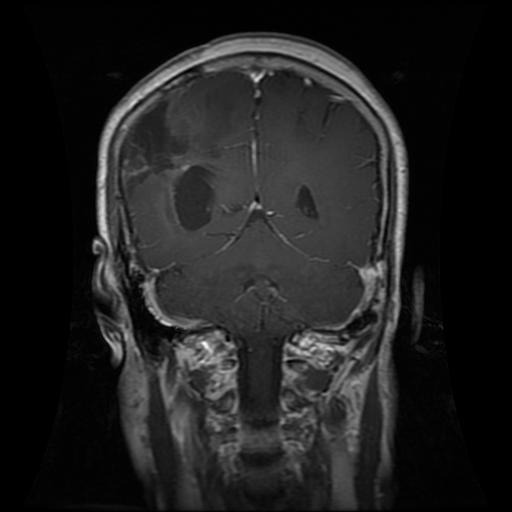
#> input picture Machine_Vision/Lab_2/Tumour.jpg, 512 x 512 px
$ python Compare.py
#> lines starting #> are read from the running program, lines starting #| are printed output that depends on the picture
from google import genai
import os
import cv2
import base64

class BrainTumorAnalyzer:
    def __init__(self, api_key):
        self.client = genai.Client(api_key=api_key)

    def preprocess_image(self, image_path):
        """Preprocess MRI image"""
#> called with image_path = 'Tumour.jpg'
        img = cv2.imread(image_path, cv2.IMREAD_GRAYSCALE)
#> img is the input picture: shape (512, 512); min 0, max 255, mean 31.9

        if img is None:
            raise ValueError(f"Could not read image: {image_path}")

        # Apply CLAHE
        clahe = cv2.createCLAHE(clipLimit=2.0, tileGridSize=(8,8))
        enhanced = clahe.apply(img)
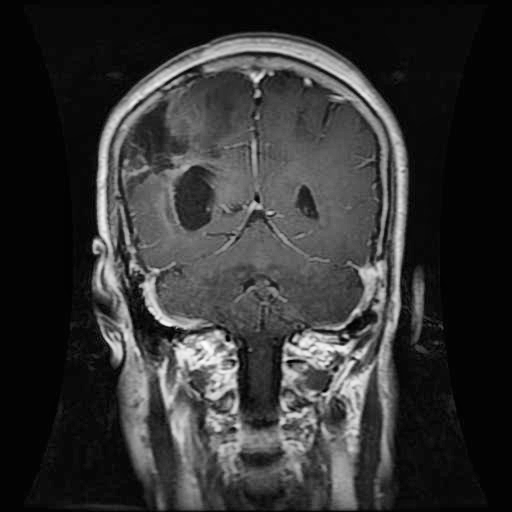
#> enhanced: shape (512, 512); min 0, max 255, mean 51.2

        # Denoise
        denoised = cv2.fastNlMeansDenoising(enhanced)
#> call 2 of preprocess_image, with image_path = 'NoTumour.jpg'
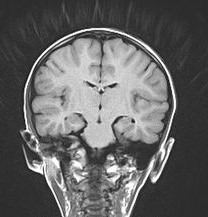
#> input picture Machine_Vision/Lab_2/NoTumour.jpg, 208 x 217 px
#> in preprocess_image, img is the input picture: shape (217, 208); min 11, max 255, mean 99.9
#> in preprocess_image (call 2), `enhanced = clahe.apply(img)`:
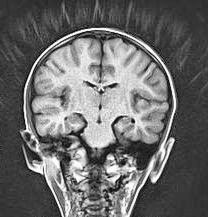
#> enhanced: shape (217, 208); min 6, max 255, mean 106.3

        # Save processed image
        base, ext = os.path.splitext(image_path)
        processed_path = f"{base}_processed{ext}"
        cv2.imwrite(processed_path, denoised)

        return processed_path

    def image_to_base64(self, image_path):
        """Convert image to base64 with mime type"""
        with open(image_path, 'rb') as f:
            image_bytes = f.read()

        image_b64 = base64.b64encode(image_bytes).decode('utf-8')
        ext = os.path.splitext(image_path)[1].lower()
        mime_type = 'image/jpeg' if ext in ['.jpg', '.jpeg'] else 'image/png'

        return image_b64, mime_type

    def compare_mri_images(self, image1_path, image2_path, preprocess=True):
        """Compare two MRI images for tumor presence"""
        try:
            # Preprocess images
            if preprocess:
                print("Preprocessing images...")
                img1 = self.preprocess_image(image1_path)
                img2 = self.preprocess_image(image2_path)
            else:
                img1 = image1_path
                img2 = image2_path

            print("Preparing images for analysis...")

            img1_b64, img1_mime = self.image_to_base64(img1)
            img2_b64, img2_mime = self.image_to_base64(img2)

            prompt = """
            You are given TWO brain MRI scans: Image A and Image B.

            Perform a detailed comparative analysis and answer clearly:

            1. Image Quality & Orientation
            2. Tumor Presence:
               - Does Image A show a brain tumor? (Yes / No / Uncertain)
               - Does Image B show a brain tumor? (Yes / No / Uncertain)
            3. If tumor present:
               - Location
               - Size (relative)
               - Shape and intensity
            4. Comparison:
               - Which image shows more severe abnormality?
            5. Final Conclusion:
               - Image A: Tumor / No Tumor
               - Image B: Tumor / No Tumor

            MEDICAL DISCLAIMER:
            This is an AI-based screening comparison for educational purposes only.
            Always consult a certified radiologist for medical diagnosis.
            """

            print("Sending comparison request to Gemini API...")

            response = self.client.models.generate_content(
                model='models/gemini-2.5-flash',
                contents={
                    "parts": [
                        {"text": prompt},
                        {
                            "inline_data": {
                                "mime_type": img1_mime,
                                "data": img1_b64
                            }
                        },
                        {
                            "inline_data": {
                                "mime_type": img2_mime,
                                "data": img2_b64
                            }
                        }
                    ]
                }
            )

            return {
                'success': True,
                'image_A_original': image1_path,
                'image_B_original': image2_path,
                'image_A_processed': img1 if preprocess else None,
                'image_B_processed': img2 if preprocess else None,
                'comparison_report': response.text
            }

        except Exception as e:
            import traceback
            return {
                'success': False,
                'error': f"{type(e).__name__}: {str(e)}",
                'details': traceback.format_exc()
            }


if __name__ == "__main__":
    API_KEY = "AIzaSyCdgjf637X55HjPy4OUx5pSBiN5EVhs0Ug"

    analyzer = BrainTumorAnalyzer(API_KEY)

    print("🧠 Brain MRI Tumor Comparison Tool")
    print("=" * 60)

    result = analyzer.compare_mri_images(
        "Tumour.jpg",
        "NoTumour.jpg",
        preprocess=True
    )

    if result['success']:
        print("\n✅ COMPARISON REPORT")
        print("=" * 60)
        print(result['comparison_report'])
        print("=" * 60)

        print("\n📁 Files:")
        print(f"   Image A Original : {result['image_A_original']}")
        print(f"   Image B Original : {result['image_B_original']}")
        if result['image_A_processed']:
            print(f"   Image A Enhanced : {result['image_A_processed']}")
            print(f"   Image B Enhanced : {result['image_B_processed']}")
    else:
        print(f"\n❌ ERROR: {result['error']}")
        print(result['details'])
